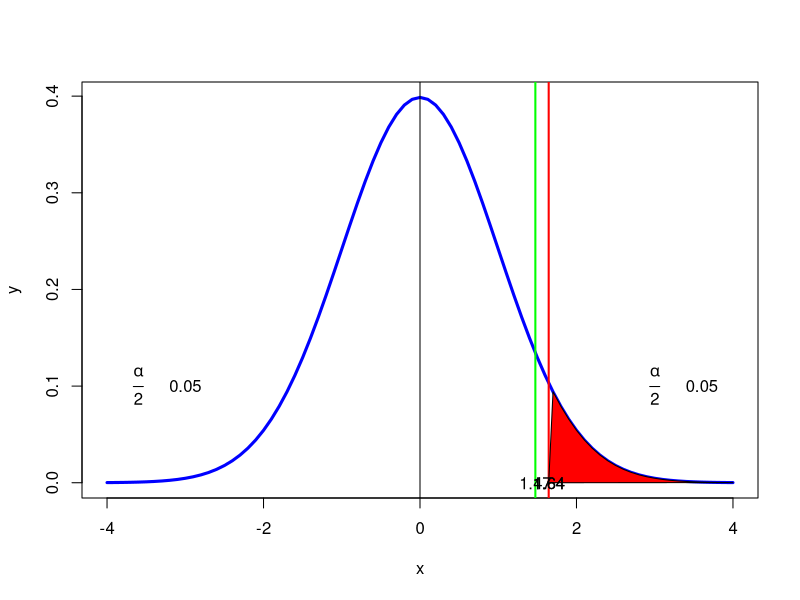

R code for this plot:
#page no : 431-432
xa=20
xb=12
na=200
nb=200
pc=round(((xa+xb)/(na+nb)),3)
p=1-pc
p_dash_a=xa/na
p_dash_b=xb/nb
ediff=p_dash_a-p_dash_b
deno1=sqrt((pc*p*((1/na)+(1/nb))))
t_stat=(ediff/deno1)
alpha=.1/2
df=na+nb-2
t_critical=qnorm(1-alpha)
if(t_stat>t_critical)
{
   print("Reject H0")
}else
{
  print("Accept H0")
}
dfs <- na+nb-2
x <- seq(-4,4,0.1)
y <- dt(x,dfs)
plot(x,y,type='l',lwd=3,col='blue',xlab='x')
abline(v=0)
abline(v=t_critical,lwd=2,col='red')
abline(v=t_stat,lwd=2,col='green')
polygon(c(x[x>=abs(t_critical)],abs(t_critical) ),c(y[x>=abs(t_critical)],0),col="red")
text(t_critical,0,round(t_critical,2))
text(t_stat,0,round(t_stat,2))
text(abs(t_critical),0,round(abs(t_critical),2))
text(3.0,0.1,expression(frac(alpha,2)))
text(3.6,0.1,alpha)
text(-3.6,0.1,expression(frac(alpha,2)))
text(-3.0,0.1,alpha)
